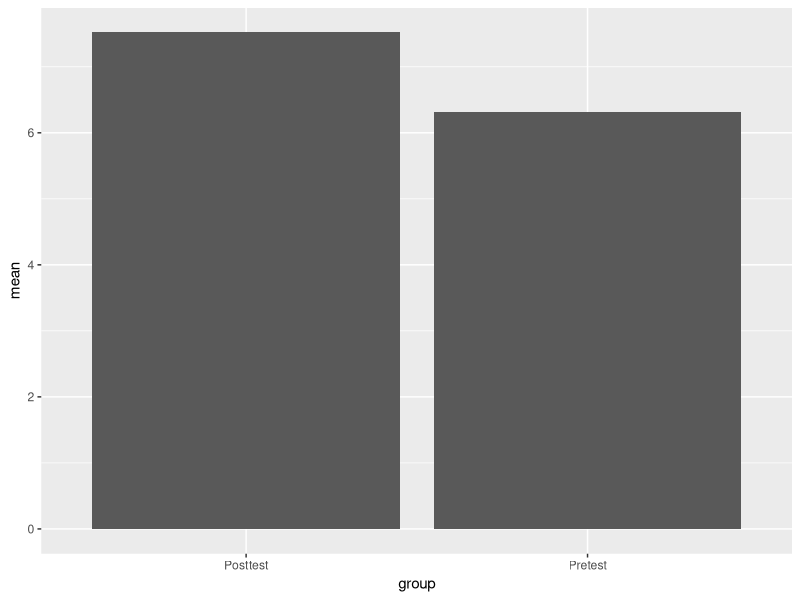
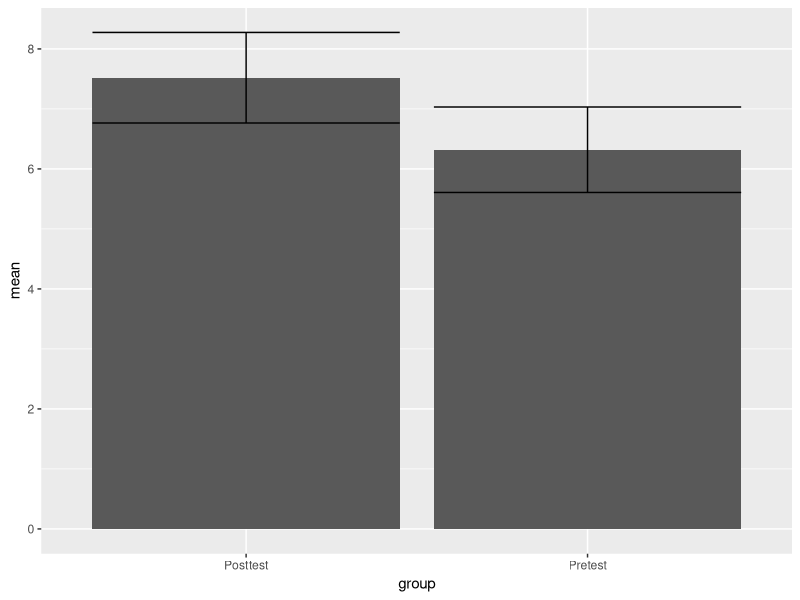
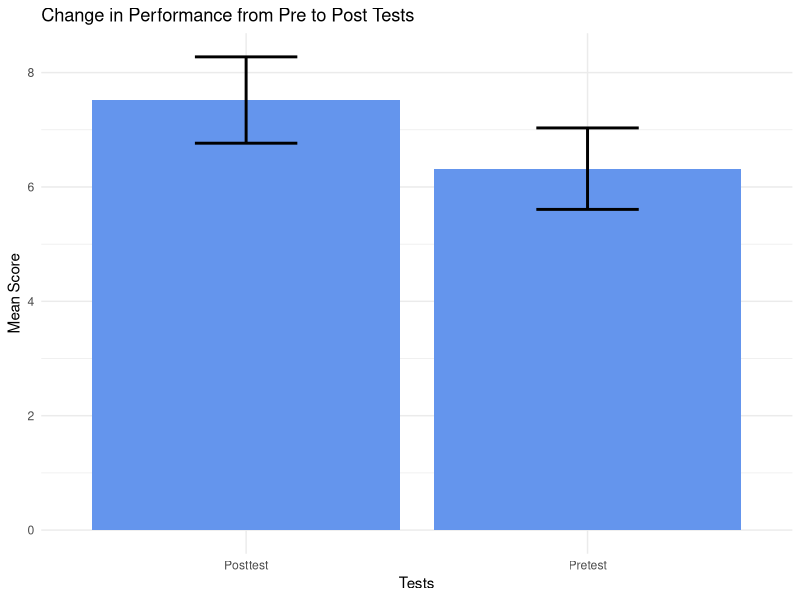
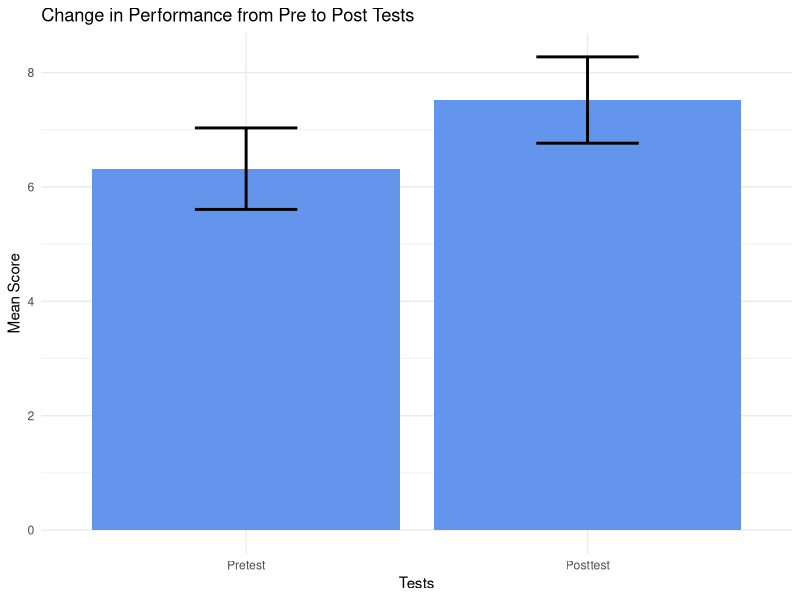

The R script that drew these images, in order:
## ---- chunk 1
knitr::opts_chunk$set(echo = TRUE)
library(tidyverse)
## ---- chunk 2
ch14ds1 <- read.csv("ch14ds1.csv")
## ---- chunk 3
ch14ds1
## ---- chunk 4
summary(ch14ds1)
## ---- chunk 5
7.52-6.32
## ---- chunk 6
t.test(ch14ds1$Posttest, ch14ds1$Pretest, paired = TRUE)
## ---- chunk 7
Cohens_d <- (7.52-6.32)/1.73
Cohens_d
## ---- chunk 8
ch14ds1
## ---- chunk 9
TestData <- data.frame(
            group= rep(c("Pretest", "Posttest"), each=25),
            Test = c(ch14ds1$Pretest, ch14ds1$Posttest)
            )
## ---- chunk 10
library(dplyr)
Test_Descriptives <- TestData %>%
  group_by(group) %>%
  summarize(n = n(),
            mean = mean(Test),
            sd = sd(Test),
            se = sd / sqrt(n),
            ci = qt(0.975, df = n - 1) * sd / sqrt(n))
## ---- chunk 11
Test_Descriptives
## ---- chunk 12
ggplot(Test_Descriptives, 
       aes(x = group, 
           y = mean)) +
  geom_bar(stat = "identity")
## ---- chunk 13
ggplot(Test_Descriptives, 
       aes(x = group, 
           y = mean)) +
  geom_bar(stat = "identity") +
  geom_errorbar(aes(ymin=mean-ci,
                    ymax=mean+ci))
## ---- chunk 14
ggplot(Test_Descriptives, 
       aes(x = group,
           y = mean)) +
  theme_minimal() +
  geom_bar(stat = "identity", fill="cornflowerblue") +
  geom_errorbar(aes(ymin=mean-ci,
                    ymax=mean+ci), width=.3, size=1) +
  labs(title = "Change in Performance from Pre to Post Tests", 
       y="Mean Score", x="Tests")
## ---- chunk 15
ggplot(Test_Descriptives, 
       aes(x = group,
           y = mean)) +
  theme_minimal() +
  geom_bar(stat = "identity", fill="cornflowerblue") +
  geom_errorbar(aes(ymin=mean-ci,
                    ymax=mean+ci), width=.3, size=1) +
  labs(title = "Change in Performance from Pre to Post Tests", 
       y="Mean Score", x="Tests") +
  scale_x_discrete(limits=c("Pretest", "Posttest"))
